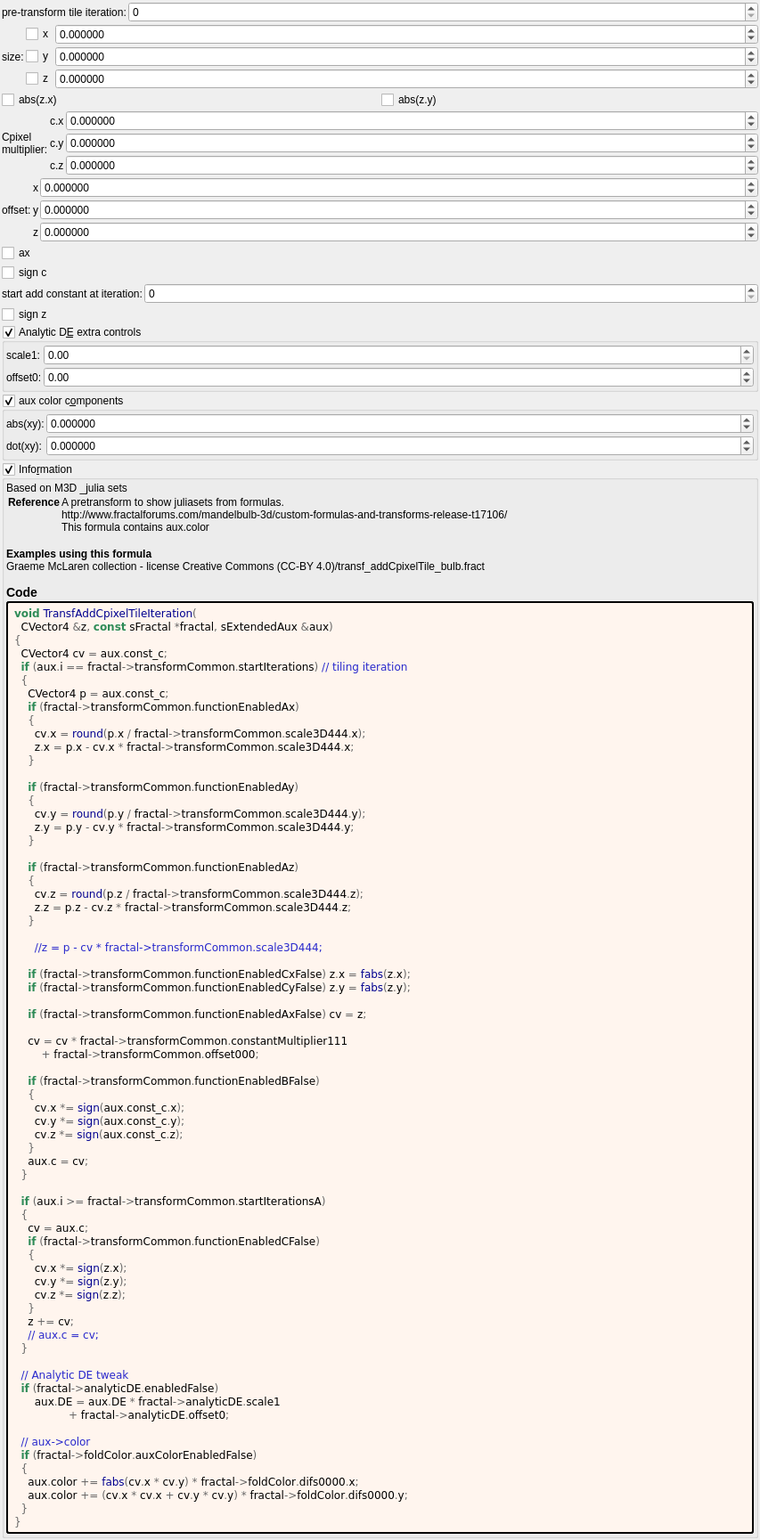
<?xml version="1.0" encoding="UTF-8"?>
<ui version="4.0">
 <class>transf_add_cpixel_tile</class>
 <widget class="QWidget" name="Form">
  <property name="geometry">
   <rect>
    <x>0</x>
    <y>0</y>
    <width>853</width>
    <height>1677</height>
   </rect>
  </property>
  <property name="windowTitle">
   <string notr="true">transf_add_cpixel_tile</string>
  </property>
  <layout class="QVBoxLayout" name="verticalLayout">
   <property name="spacing">
    <number>2</number>
   </property>
   <property name="leftMargin">
    <number>2</number>
   </property>
   <property name="topMargin">
    <number>2</number>
   </property>
   <property name="rightMargin">
    <number>2</number>
   </property>
   <property name="bottomMargin">
    <number>2</number>
   </property>
   <item>
    <layout class="QHBoxLayout" name="horizontalLayout_23" stretch="0,1">
     <item>
      <widget class="QLabel" name="label_72">
       <property name="text">
        <string>pre-transform tile iteration:</string>
       </property>
      </widget>
     </item>
     <item>
      <widget class="MySpinBox" name="spinboxInt_transf_start_iterations">
       <property name="sizePolicy">
        <sizepolicy hsizetype="Minimum" vsizetype="Maximum">
         <horstretch>0</horstretch>
         <verstretch>0</verstretch>
        </sizepolicy>
       </property>
       <property name="minimum">
        <number>0</number>
       </property>
       <property name="maximum">
        <number>999</number>
       </property>
       <property name="value">
        <number>0</number>
       </property>
      </widget>
     </item>
    </layout>
   </item>
   <item>
    <layout class="QGridLayout" name="gridLayout_17" columnstretch="0,0,1">
     <property name="spacing">
      <number>2</number>
     </property>
     <item row="0" column="0" rowspan="3">
      <widget class="QLabel" name="label_16">
       <property name="text">
        <string>size:</string>
       </property>
      </widget>
     </item>
     <item row="0" column="2">
      <widget class="MyDoubleSpinBox" name="spinbox3_transf_scale3D_444_x">
       <property name="sizePolicy">
        <sizepolicy hsizetype="Minimum" vsizetype="Maximum">
         <horstretch>0</horstretch>
         <verstretch>0</verstretch>
        </sizepolicy>
       </property>
       <property name="prefix">
        <string/>
       </property>
       <property name="suffix">
        <string/>
       </property>
       <property name="decimals">
        <number>6</number>
       </property>
       <property name="minimum">
        <double>-100.000000000000000</double>
       </property>
       <property name="maximum">
        <double>100.000000000000000</double>
       </property>
       <property name="singleStep">
        <double>0.100000000000000</double>
       </property>
      </widget>
     </item>
     <item row="2" column="1">
      <widget class="MyCheckBox" name="checkBox_transf_function_enabledAz">
       <property name="text">
        <string notr="true">z</string>
       </property>
      </widget>
     </item>
     <item row="0" column="1">
      <widget class="MyCheckBox" name="checkBox_transf_function_enabledAx">
       <property name="text">
        <string notr="true">x</string>
       </property>
      </widget>
     </item>
     <item row="1" column="2">
      <widget class="MyDoubleSpinBox" name="spinbox3_transf_scale3D_444_y">
       <property name="sizePolicy">
        <sizepolicy hsizetype="Minimum" vsizetype="Maximum">
         <horstretch>0</horstretch>
         <verstretch>0</verstretch>
        </sizepolicy>
       </property>
       <property name="prefix">
        <string/>
       </property>
       <property name="suffix">
        <string/>
       </property>
       <property name="decimals">
        <number>6</number>
       </property>
       <property name="minimum">
        <double>-100.000000000000000</double>
       </property>
       <property name="maximum">
        <double>100.000000000000000</double>
       </property>
       <property name="singleStep">
        <double>0.100000000000000</double>
       </property>
      </widget>
     </item>
     <item row="1" column="1">
      <widget class="MyCheckBox" name="checkBox_transf_function_enabledAy">
       <property name="text">
        <string notr="true">y</string>
       </property>
      </widget>
     </item>
     <item row="2" column="2">
      <widget class="MyDoubleSpinBox" name="spinbox3_transf_scale3D_444_z">
       <property name="sizePolicy">
        <sizepolicy hsizetype="Minimum" vsizetype="Maximum">
         <horstretch>0</horstretch>
         <verstretch>0</verstretch>
        </sizepolicy>
       </property>
       <property name="prefix">
        <string/>
       </property>
       <property name="suffix">
        <string/>
       </property>
       <property name="decimals">
        <number>6</number>
       </property>
       <property name="minimum">
        <double>-100.000000000000000</double>
       </property>
       <property name="maximum">
        <double>100.000000000000000</double>
       </property>
       <property name="singleStep">
        <double>0.100000000000000</double>
       </property>
      </widget>
     </item>
    </layout>
   </item>
   <item>
    <layout class="QHBoxLayout" name="horizontalLayout_22" stretch="0,0">
     <item>
      <widget class="MyCheckBox" name="checkBox_transf_function_enabledCx_false">
       <property name="text">
        <string notr="true">abs(z.x)</string>
       </property>
      </widget>
     </item>
     <item>
      <widget class="MyCheckBox" name="checkBox_transf_function_enabledCy_false">
       <property name="text">
        <string notr="true">abs(z.y)</string>
       </property>
      </widget>
     </item>
    </layout>
   </item>
   <item>
    <layout class="QGridLayout" name="gridLayout" columnstretch="0,0,1">
     <property name="spacing">
      <number>2</number>
     </property>
     <item row="1" column="2">
      <widget class="MyDoubleSpinBox" name="spinbox3_transf_constant_multiplier_111_y">
       <property name="sizePolicy">
        <sizepolicy hsizetype="Minimum" vsizetype="Maximum">
         <horstretch>0</horstretch>
         <verstretch>0</verstretch>
        </sizepolicy>
       </property>
       <property name="prefix">
        <string/>
       </property>
       <property name="suffix">
        <string/>
       </property>
       <property name="decimals">
        <number>6</number>
       </property>
       <property name="minimum">
        <double>-99.989999999999995</double>
       </property>
       <property name="maximum">
        <double>99.989999999999995</double>
       </property>
       <property name="singleStep">
        <double>0.100000000000000</double>
       </property>
      </widget>
     </item>
     <item row="0" column="1">
      <widget class="QLabel" name="label_109">
       <property name="text">
        <string notr="true">c.x</string>
       </property>
      </widget>
     </item>
     <item row="0" column="0" rowspan="3">
      <widget class="QLabel" name="label_108">
       <property name="text">
        <string>Cpixel
multiplier:</string>
       </property>
      </widget>
     </item>
     <item row="0" column="2">
      <widget class="MyDoubleSpinBox" name="spinbox3_transf_constant_multiplier_111_x">
       <property name="sizePolicy">
        <sizepolicy hsizetype="Minimum" vsizetype="Maximum">
         <horstretch>0</horstretch>
         <verstretch>0</verstretch>
        </sizepolicy>
       </property>
       <property name="prefix">
        <string/>
       </property>
       <property name="suffix">
        <string/>
       </property>
       <property name="decimals">
        <number>6</number>
       </property>
       <property name="minimum">
        <double>-99.989999999999995</double>
       </property>
       <property name="maximum">
        <double>99.989999999999995</double>
       </property>
       <property name="singleStep">
        <double>0.100000000000000</double>
       </property>
      </widget>
     </item>
     <item row="2" column="2">
      <widget class="MyDoubleSpinBox" name="spinbox3_transf_constant_multiplier_111_z">
       <property name="sizePolicy">
        <sizepolicy hsizetype="Minimum" vsizetype="Maximum">
         <horstretch>0</horstretch>
         <verstretch>0</verstretch>
        </sizepolicy>
       </property>
       <property name="prefix">
        <string/>
       </property>
       <property name="suffix">
        <string/>
       </property>
       <property name="decimals">
        <number>6</number>
       </property>
       <property name="minimum">
        <double>-99.989999999999995</double>
       </property>
       <property name="maximum">
        <double>99.989999999999995</double>
       </property>
       <property name="singleStep">
        <double>0.100000000000000</double>
       </property>
      </widget>
     </item>
     <item row="1" column="1">
      <widget class="QLabel" name="label_110">
       <property name="text">
        <string notr="true">c.y</string>
       </property>
      </widget>
     </item>
     <item row="2" column="1">
      <widget class="QLabel" name="label_111">
       <property name="text">
        <string notr="true">c.z</string>
       </property>
      </widget>
     </item>
    </layout>
   </item>
   <item>
    <layout class="QGridLayout" name="gridLayout_16" columnstretch="0,0,1">
     <property name="spacing">
      <number>2</number>
     </property>
     <item row="2" column="2">
      <widget class="MyDoubleSpinBox" name="spinbox3_transf_offset_000_z">
       <property name="sizePolicy">
        <sizepolicy hsizetype="Minimum" vsizetype="Maximum">
         <horstretch>0</horstretch>
         <verstretch>0</verstretch>
        </sizepolicy>
       </property>
       <property name="prefix">
        <string/>
       </property>
       <property name="suffix">
        <string/>
       </property>
       <property name="decimals">
        <number>6</number>
       </property>
       <property name="minimum">
        <double>-100.000000000000000</double>
       </property>
       <property name="maximum">
        <double>100.000000000000000</double>
       </property>
       <property name="singleStep">
        <double>0.100000000000000</double>
       </property>
      </widget>
     </item>
     <item row="1" column="1">
      <widget class="QLabel" name="label_116">
       <property name="sizePolicy">
        <sizepolicy hsizetype="Preferred" vsizetype="Preferred">
         <horstretch>0</horstretch>
         <verstretch>0</verstretch>
        </sizepolicy>
       </property>
       <property name="text">
        <string notr="true">y</string>
       </property>
       <property name="alignment">
        <set>Qt::AlignRight|Qt::AlignTrailing|Qt::AlignVCenter</set>
       </property>
      </widget>
     </item>
     <item row="0" column="0" rowspan="3">
      <widget class="QLabel" name="label_15">
       <property name="text">
        <string>offset:</string>
       </property>
      </widget>
     </item>
     <item row="0" column="1">
      <widget class="QLabel" name="label_115">
       <property name="sizePolicy">
        <sizepolicy hsizetype="Preferred" vsizetype="Preferred">
         <horstretch>0</horstretch>
         <verstretch>0</verstretch>
        </sizepolicy>
       </property>
       <property name="text">
        <string notr="true">x</string>
       </property>
       <property name="alignment">
        <set>Qt::AlignRight|Qt::AlignTrailing|Qt::AlignVCenter</set>
       </property>
      </widget>
     </item>
     <item row="0" column="2">
      <widget class="MyDoubleSpinBox" name="spinbox3_transf_offset_000_x">
       <property name="sizePolicy">
        <sizepolicy hsizetype="Minimum" vsizetype="Maximum">
         <horstretch>0</horstretch>
         <verstretch>0</verstretch>
        </sizepolicy>
       </property>
       <property name="prefix">
        <string/>
       </property>
       <property name="suffix">
        <string/>
       </property>
       <property name="decimals">
        <number>6</number>
       </property>
       <property name="minimum">
        <double>-100.000000000000000</double>
       </property>
       <property name="maximum">
        <double>100.000000000000000</double>
       </property>
       <property name="singleStep">
        <double>0.100000000000000</double>
       </property>
      </widget>
     </item>
     <item row="1" column="2">
      <widget class="MyDoubleSpinBox" name="spinbox3_transf_offset_000_y">
       <property name="sizePolicy">
        <sizepolicy hsizetype="Minimum" vsizetype="Maximum">
         <horstretch>0</horstretch>
         <verstretch>0</verstretch>
        </sizepolicy>
       </property>
       <property name="prefix">
        <string/>
       </property>
       <property name="suffix">
        <string/>
       </property>
       <property name="decimals">
        <number>6</number>
       </property>
       <property name="minimum">
        <double>-100.000000000000000</double>
       </property>
       <property name="maximum">
        <double>100.000000000000000</double>
       </property>
       <property name="singleStep">
        <double>0.100000000000000</double>
       </property>
      </widget>
     </item>
     <item row="2" column="1">
      <widget class="QLabel" name="label_117">
       <property name="sizePolicy">
        <sizepolicy hsizetype="Preferred" vsizetype="Preferred">
         <horstretch>0</horstretch>
         <verstretch>0</verstretch>
        </sizepolicy>
       </property>
       <property name="text">
        <string notr="true">z</string>
       </property>
       <property name="alignment">
        <set>Qt::AlignRight|Qt::AlignTrailing|Qt::AlignVCenter</set>
       </property>
      </widget>
     </item>
    </layout>
   </item>
   <item>
    <widget class="MyCheckBox" name="checkBox_transf_function_enabledAx_false">
     <property name="text">
      <string notr="true">ax</string>
     </property>
    </widget>
   </item>
   <item>
    <widget class="MyCheckBox" name="checkBox_transf_function_enabledB_false">
     <property name="text">
      <string>sign c</string>
     </property>
    </widget>
   </item>
   <item>
    <layout class="QGridLayout" name="gridLayout_23" columnstretch="0,1">
     <property name="spacing">
      <number>2</number>
     </property>
     <item row="2" column="1">
      <widget class="MySpinBox" name="spinboxInt_transf_start_iterations_A">
       <property name="sizePolicy">
        <sizepolicy hsizetype="Minimum" vsizetype="Maximum">
         <horstretch>0</horstretch>
         <verstretch>0</verstretch>
        </sizepolicy>
       </property>
       <property name="minimum">
        <number>0</number>
       </property>
       <property name="maximum">
        <number>999</number>
       </property>
       <property name="value">
        <number>0</number>
       </property>
      </widget>
     </item>
     <item row="2" column="0">
      <widget class="QLabel" name="label_74">
       <property name="text">
        <string>start add constant at iteration:</string>
       </property>
      </widget>
     </item>
    </layout>
   </item>
   <item>
    <widget class="MyCheckBox" name="checkBox_transf_function_enabledC_false">
     <property name="text">
      <string>sign z</string>
     </property>
    </widget>
   </item>
   <item>
    <widget class="MyGroupBox" name="groupCheck_analyticDE_enabled_false">
     <property name="title">
      <string>Analytic D&amp;E extra controls</string>
     </property>
     <property name="checkable">
      <bool>true</bool>
     </property>
     <layout class="QVBoxLayout" name="verticalLayout_13" stretch="0">
      <property name="spacing">
       <number>2</number>
      </property>
      <property name="leftMargin">
       <number>2</number>
      </property>
      <property name="topMargin">
       <number>2</number>
      </property>
      <property name="rightMargin">
       <number>2</number>
      </property>
      <property name="bottomMargin">
       <number>2</number>
      </property>
      <item>
       <layout class="QGridLayout" name="gridLayout_27" columnstretch="0,0,1">
        <property name="spacing">
         <number>2</number>
        </property>
        <item row="1" column="1">
         <widget class="QLabel" name="label_177">
          <property name="text">
           <string>offset0:</string>
          </property>
         </widget>
        </item>
        <item row="0" column="2">
         <widget class="MyDoubleSpinBox" name="spinbox_analyticDE_scale_1">
          <property name="sizePolicy">
           <sizepolicy hsizetype="Minimum" vsizetype="Maximum">
            <horstretch>0</horstretch>
            <verstretch>0</verstretch>
           </sizepolicy>
          </property>
          <property name="prefix">
           <string/>
          </property>
          <property name="suffix">
           <string/>
          </property>
          <property name="decimals">
           <number>2</number>
          </property>
          <property name="minimum">
           <double>0.000000000000000</double>
          </property>
          <property name="maximum">
           <double>99.989999999999995</double>
          </property>
          <property name="singleStep">
           <double>0.100000000000000</double>
          </property>
         </widget>
        </item>
        <item row="1" column="2">
         <widget class="MyDoubleSpinBox" name="spinbox_analyticDE_offset_0">
          <property name="sizePolicy">
           <sizepolicy hsizetype="Minimum" vsizetype="Maximum">
            <horstretch>0</horstretch>
            <verstretch>0</verstretch>
           </sizepolicy>
          </property>
          <property name="prefix">
           <string/>
          </property>
          <property name="suffix">
           <string/>
          </property>
          <property name="decimals">
           <number>2</number>
          </property>
          <property name="minimum">
           <double>-99.989999999999995</double>
          </property>
          <property name="maximum">
           <double>99.989999999999995</double>
          </property>
          <property name="singleStep">
           <double>0.100000000000000</double>
          </property>
         </widget>
        </item>
        <item row="0" column="1">
         <widget class="QLabel" name="label_182">
          <property name="text">
           <string>scale1:</string>
          </property>
         </widget>
        </item>
       </layout>
      </item>
     </layout>
    </widget>
   </item>
   <item>
    <widget class="MyGroupBox" name="groupCheck_fold_color_aux_color_enabled_false">
     <property name="title">
      <string>aux color c&amp;omponents</string>
     </property>
     <property name="checkable">
      <bool>true</bool>
     </property>
     <layout class="QVBoxLayout" name="verticalLayout_11">
      <property name="leftMargin">
       <number>2</number>
      </property>
      <property name="topMargin">
       <number>2</number>
      </property>
      <property name="rightMargin">
       <number>2</number>
      </property>
      <property name="bottomMargin">
       <number>2</number>
      </property>
      <item>
       <layout class="QGridLayout" name="gridLayout_21" columnstretch="0,1">
        <property name="spacing">
         <number>2</number>
        </property>
        <item row="1" column="0">
         <widget class="QLabel" name="label_53">
          <property name="text">
           <string>abs(xy):</string>
          </property>
         </widget>
        </item>
        <item row="2" column="1">
         <widget class="MyDoubleSpinBox" name="spinbox4_fold_color_difs_0000_y">
          <property name="sizePolicy">
           <sizepolicy hsizetype="Minimum" vsizetype="Maximum">
            <horstretch>0</horstretch>
            <verstretch>0</verstretch>
           </sizepolicy>
          </property>
          <property name="prefix">
           <string/>
          </property>
          <property name="suffix">
           <string/>
          </property>
          <property name="decimals">
           <number>6</number>
          </property>
          <property name="minimum">
           <double>-100.000000000000000</double>
          </property>
          <property name="maximum">
           <double>100.000000000000000</double>
          </property>
          <property name="singleStep">
           <double>0.100000000000000</double>
          </property>
         </widget>
        </item>
        <item row="2" column="0">
         <widget class="QLabel" name="label_55">
          <property name="text">
           <string>dot(xy):</string>
          </property>
         </widget>
        </item>
        <item row="1" column="1">
         <widget class="MyDoubleSpinBox" name="spinbox4_fold_color_difs_0000_x">
          <property name="sizePolicy">
           <sizepolicy hsizetype="Minimum" vsizetype="Maximum">
            <horstretch>0</horstretch>
            <verstretch>0</verstretch>
           </sizepolicy>
          </property>
          <property name="prefix">
           <string/>
          </property>
          <property name="suffix">
           <string/>
          </property>
          <property name="decimals">
           <number>6</number>
          </property>
          <property name="minimum">
           <double>-100.000000000000000</double>
          </property>
          <property name="maximum">
           <double>100.000000000000000</double>
          </property>
          <property name="singleStep">
           <double>0.100000000000000</double>
          </property>
         </widget>
        </item>
       </layout>
      </item>
     </layout>
    </widget>
   </item>
   <item>
    <widget class="MyGroupBox" name="groupCheck_info">
     <property name="title">
      <string>Info&amp;rmation</string>
     </property>
     <property name="flat">
      <bool>false</bool>
     </property>
     <property name="checkable">
      <bool>true</bool>
     </property>
     <layout class="QVBoxLayout" name="verticalLayout_2">
      <property name="spacing">
       <number>2</number>
      </property>
      <property name="leftMargin">
       <number>2</number>
      </property>
      <property name="topMargin">
       <number>2</number>
      </property>
      <property name="rightMargin">
       <number>2</number>
      </property>
      <property name="bottomMargin">
       <number>2</number>
      </property>
      <item>
       <widget class="QLabel" name="label_information_general">
        <property name="text">
         <string notr="true">&lt;p&gt;Based on M3D _julia sets&lt;/p&gt;&lt;table&gt;
&lt;tr&gt;&lt;th&gt;Reference&lt;/th&gt;&lt;td&gt;&lt;a href=&quot;A pretransform to show juliasets from formulas.&quot;&gt;A pretransform to show juliasets from formulas.&lt;/a&gt;&lt;br&gt;
http://www.fractalforums.com/mandelbulb-3d/custom-formulas-and-transforms-release-t17106/&lt;br&gt;
&lt;a href=&quot;This formula contains aux.color&quot;&gt;This formula contains aux.color&lt;/a&gt;&lt;br&gt;
&lt;/td&gt;&lt;/tr&gt;
&lt;/table&gt;
&lt;br&gt;&lt;b&gt;Examples using this formula&lt;/b&gt;&lt;br&gt;Graeme McLaren  collection - license Creative Commons  (CC-BY 4.0)/transf_addCpixelTile_bulb.fract&lt;h3&gt;Code&lt;/h3&gt;</string>
        </property>
        <property name="wordWrap">
         <bool>true</bool>
        </property>
        <property name="openExternalLinks">
         <bool>true</bool>
        </property>
        <property name="textInteractionFlags">
         <set>Qt::LinksAccessibleByMouse|Qt::TextSelectableByMouse</set>
        </property>
       </widget>
      </item>
      <item>
       <widget class="QLabel" name="label_code_content">
        <property name="styleSheet">
         <string notr="true">border-style: outset; border-width: 2px; border-radius: 3px; border-color: black; background-color: #fff5ee; padding: 4px;</string>
        </property>
        <property name="text">
         <string notr="true">&lt;body style=&quot;background-color:#fff5ee&quot;&gt;
&lt;pre style=&quot;color:#000000; background-color:#fff5ee;  font-family:&#039;Courier New&#039;,monospace;white-space: pre-wrap;&quot;&gt;&lt;span style=&quot;color:#2e8b57; font-weight:bold&quot;&gt;void&lt;/span&gt; &lt;span style=&quot;color:#00008f&quot;&gt;TransfAddCpixelTileIteration&lt;/span&gt;&lt;span style=&quot;color:#676767&quot;&gt;(&lt;/span&gt;
  CVector4 &lt;span style=&quot;color:#676767&quot;&gt;&amp;amp;&lt;/span&gt;z&lt;span style=&quot;color:#676767&quot;&gt;,&lt;/span&gt; &lt;span style=&quot;color:#2e8b57; font-weight:bold&quot;&gt;const&lt;/span&gt; sFractal &lt;span style=&quot;color:#676767&quot;&gt;*&lt;/span&gt;fractal&lt;span style=&quot;color:#676767&quot;&gt;,&lt;/span&gt; sExtendedAux &lt;span style=&quot;color:#676767&quot;&gt;&amp;amp;&lt;/span&gt;aux&lt;span style=&quot;color:#676767&quot;&gt;)&lt;/span&gt;
&lt;span style=&quot;color:#676767&quot;&gt;{&lt;/span&gt;
  CVector4 cv &lt;span style=&quot;color:#676767&quot;&gt;=&lt;/span&gt; aux&lt;span style=&quot;color:#676767&quot;&gt;.&lt;/span&gt;const_c&lt;span style=&quot;color:#676767&quot;&gt;;&lt;/span&gt;
  &lt;span style=&quot;color:#2e8b57; font-weight:bold&quot;&gt;if&lt;/span&gt; &lt;span style=&quot;color:#676767&quot;&gt;(&lt;/span&gt;aux&lt;span style=&quot;color:#676767&quot;&gt;.&lt;/span&gt;i &lt;span style=&quot;color:#676767&quot;&gt;==&lt;/span&gt; fractal&lt;span style=&quot;color:#676767&quot;&gt;-&amp;gt;&lt;/span&gt;transformCommon&lt;span style=&quot;color:#676767&quot;&gt;.&lt;/span&gt;startIterations&lt;span style=&quot;color:#676767&quot;&gt;)&lt;/span&gt; &lt;span style=&quot;color:#2929cc&quot;&gt;// tiling iteration&lt;/span&gt;
  &lt;span style=&quot;color:#676767&quot;&gt;{&lt;/span&gt;
    CVector4 p &lt;span style=&quot;color:#676767&quot;&gt;=&lt;/span&gt; aux&lt;span style=&quot;color:#676767&quot;&gt;.&lt;/span&gt;const_c&lt;span style=&quot;color:#676767&quot;&gt;;&lt;/span&gt;
    &lt;span style=&quot;color:#2e8b57; font-weight:bold&quot;&gt;if&lt;/span&gt; &lt;span style=&quot;color:#676767&quot;&gt;(&lt;/span&gt;fractal&lt;span style=&quot;color:#676767&quot;&gt;-&amp;gt;&lt;/span&gt;transformCommon&lt;span style=&quot;color:#676767&quot;&gt;.&lt;/span&gt;functionEnabledAx&lt;span style=&quot;color:#676767&quot;&gt;)&lt;/span&gt;
    &lt;span style=&quot;color:#676767&quot;&gt;{&lt;/span&gt;
      cv&lt;span style=&quot;color:#676767&quot;&gt;.&lt;/span&gt;x &lt;span style=&quot;color:#676767&quot;&gt;=&lt;/span&gt; &lt;span style=&quot;color:#00008f&quot;&gt;round&lt;/span&gt;&lt;span style=&quot;color:#676767&quot;&gt;(&lt;/span&gt;p&lt;span style=&quot;color:#676767&quot;&gt;.&lt;/span&gt;x &lt;span style=&quot;color:#676767&quot;&gt;/&lt;/span&gt; fractal&lt;span style=&quot;color:#676767&quot;&gt;-&amp;gt;&lt;/span&gt;transformCommon&lt;span style=&quot;color:#676767&quot;&gt;.&lt;/span&gt;scale3D444&lt;span style=&quot;color:#676767&quot;&gt;.&lt;/span&gt;x&lt;span style=&quot;color:#676767&quot;&gt;);&lt;/span&gt;
      z&lt;span style=&quot;color:#676767&quot;&gt;.&lt;/span&gt;x &lt;span style=&quot;color:#676767&quot;&gt;=&lt;/span&gt; p&lt;span style=&quot;color:#676767&quot;&gt;.&lt;/span&gt;x &lt;span style=&quot;color:#676767&quot;&gt;-&lt;/span&gt; cv&lt;span style=&quot;color:#676767&quot;&gt;.&lt;/span&gt;x &lt;span style=&quot;color:#676767&quot;&gt;*&lt;/span&gt; fractal&lt;span style=&quot;color:#676767&quot;&gt;-&amp;gt;&lt;/span&gt;transformCommon&lt;span style=&quot;color:#676767&quot;&gt;.&lt;/span&gt;scale3D444&lt;span style=&quot;color:#676767&quot;&gt;.&lt;/span&gt;x&lt;span style=&quot;color:#676767&quot;&gt;;&lt;/span&gt;
    &lt;span style=&quot;color:#676767&quot;&gt;}&lt;/span&gt;

    &lt;span style=&quot;color:#2e8b57; font-weight:bold&quot;&gt;if&lt;/span&gt; &lt;span style=&quot;color:#676767&quot;&gt;(&lt;/span&gt;fractal&lt;span style=&quot;color:#676767&quot;&gt;-&amp;gt;&lt;/span&gt;transformCommon&lt;span style=&quot;color:#676767&quot;&gt;.&lt;/span&gt;functionEnabledAy&lt;span style=&quot;color:#676767&quot;&gt;)&lt;/span&gt;
    &lt;span style=&quot;color:#676767&quot;&gt;{&lt;/span&gt;
      cv&lt;span style=&quot;color:#676767&quot;&gt;.&lt;/span&gt;y &lt;span style=&quot;color:#676767&quot;&gt;=&lt;/span&gt; &lt;span style=&quot;color:#00008f&quot;&gt;round&lt;/span&gt;&lt;span style=&quot;color:#676767&quot;&gt;(&lt;/span&gt;p&lt;span style=&quot;color:#676767&quot;&gt;.&lt;/span&gt;y &lt;span style=&quot;color:#676767&quot;&gt;/&lt;/span&gt; fractal&lt;span style=&quot;color:#676767&quot;&gt;-&amp;gt;&lt;/span&gt;transformCommon&lt;span style=&quot;color:#676767&quot;&gt;.&lt;/span&gt;scale3D444&lt;span style=&quot;color:#676767&quot;&gt;.&lt;/span&gt;y&lt;span style=&quot;color:#676767&quot;&gt;);&lt;/span&gt;
      z&lt;span style=&quot;color:#676767&quot;&gt;.&lt;/span&gt;y &lt;span style=&quot;color:#676767&quot;&gt;=&lt;/span&gt; p&lt;span style=&quot;color:#676767&quot;&gt;.&lt;/span&gt;y &lt;span style=&quot;color:#676767&quot;&gt;-&lt;/span&gt; cv&lt;span style=&quot;color:#676767&quot;&gt;.&lt;/span&gt;y &lt;span style=&quot;color:#676767&quot;&gt;*&lt;/span&gt; fractal&lt;span style=&quot;color:#676767&quot;&gt;-&amp;gt;&lt;/span&gt;transformCommon&lt;span style=&quot;color:#676767&quot;&gt;.&lt;/span&gt;scale3D444&lt;span style=&quot;color:#676767&quot;&gt;.&lt;/span&gt;y&lt;span style=&quot;color:#676767&quot;&gt;;&lt;/span&gt;
    &lt;span style=&quot;color:#676767&quot;&gt;}&lt;/span&gt;

    &lt;span style=&quot;color:#2e8b57; font-weight:bold&quot;&gt;if&lt;/span&gt; &lt;span style=&quot;color:#676767&quot;&gt;(&lt;/span&gt;fractal&lt;span style=&quot;color:#676767&quot;&gt;-&amp;gt;&lt;/span&gt;transformCommon&lt;span style=&quot;color:#676767&quot;&gt;.&lt;/span&gt;functionEnabledAz&lt;span style=&quot;color:#676767&quot;&gt;)&lt;/span&gt;
    &lt;span style=&quot;color:#676767&quot;&gt;{&lt;/span&gt;
      cv&lt;span style=&quot;color:#676767&quot;&gt;.&lt;/span&gt;z &lt;span style=&quot;color:#676767&quot;&gt;=&lt;/span&gt; &lt;span style=&quot;color:#00008f&quot;&gt;round&lt;/span&gt;&lt;span style=&quot;color:#676767&quot;&gt;(&lt;/span&gt;p&lt;span style=&quot;color:#676767&quot;&gt;.&lt;/span&gt;z &lt;span style=&quot;color:#676767&quot;&gt;/&lt;/span&gt; fractal&lt;span style=&quot;color:#676767&quot;&gt;-&amp;gt;&lt;/span&gt;transformCommon&lt;span style=&quot;color:#676767&quot;&gt;.&lt;/span&gt;scale3D444&lt;span style=&quot;color:#676767&quot;&gt;.&lt;/span&gt;z&lt;span style=&quot;color:#676767&quot;&gt;);&lt;/span&gt;
      z&lt;span style=&quot;color:#676767&quot;&gt;.&lt;/span&gt;z &lt;span style=&quot;color:#676767&quot;&gt;=&lt;/span&gt; p&lt;span style=&quot;color:#676767&quot;&gt;.&lt;/span&gt;z &lt;span style=&quot;color:#676767&quot;&gt;-&lt;/span&gt; cv&lt;span style=&quot;color:#676767&quot;&gt;.&lt;/span&gt;z &lt;span style=&quot;color:#676767&quot;&gt;*&lt;/span&gt; fractal&lt;span style=&quot;color:#676767&quot;&gt;-&amp;gt;&lt;/span&gt;transformCommon&lt;span style=&quot;color:#676767&quot;&gt;.&lt;/span&gt;scale3D444&lt;span style=&quot;color:#676767&quot;&gt;.&lt;/span&gt;z&lt;span style=&quot;color:#676767&quot;&gt;;&lt;/span&gt;
    &lt;span style=&quot;color:#676767&quot;&gt;}&lt;/span&gt;

      &lt;span style=&quot;color:#2929cc&quot;&gt;//z = p - cv * fractal-&amp;gt;transformCommon.scale3D444;&lt;/span&gt;

    &lt;span style=&quot;color:#2e8b57; font-weight:bold&quot;&gt;if&lt;/span&gt; &lt;span style=&quot;color:#676767&quot;&gt;(&lt;/span&gt;fractal&lt;span style=&quot;color:#676767&quot;&gt;-&amp;gt;&lt;/span&gt;transformCommon&lt;span style=&quot;color:#676767&quot;&gt;.&lt;/span&gt;functionEnabledCxFalse&lt;span style=&quot;color:#676767&quot;&gt;)&lt;/span&gt; z&lt;span style=&quot;color:#676767&quot;&gt;.&lt;/span&gt;x &lt;span style=&quot;color:#676767&quot;&gt;=&lt;/span&gt; &lt;span style=&quot;color:#00008f&quot;&gt;fabs&lt;/span&gt;&lt;span style=&quot;color:#676767&quot;&gt;(&lt;/span&gt;z&lt;span style=&quot;color:#676767&quot;&gt;.&lt;/span&gt;x&lt;span style=&quot;color:#676767&quot;&gt;);&lt;/span&gt;
    &lt;span style=&quot;color:#2e8b57; font-weight:bold&quot;&gt;if&lt;/span&gt; &lt;span style=&quot;color:#676767&quot;&gt;(&lt;/span&gt;fractal&lt;span style=&quot;color:#676767&quot;&gt;-&amp;gt;&lt;/span&gt;transformCommon&lt;span style=&quot;color:#676767&quot;&gt;.&lt;/span&gt;functionEnabledCyFalse&lt;span style=&quot;color:#676767&quot;&gt;)&lt;/span&gt; z&lt;span style=&quot;color:#676767&quot;&gt;.&lt;/span&gt;y &lt;span style=&quot;color:#676767&quot;&gt;=&lt;/span&gt; &lt;span style=&quot;color:#00008f&quot;&gt;fabs&lt;/span&gt;&lt;span style=&quot;color:#676767&quot;&gt;(&lt;/span&gt;z&lt;span style=&quot;color:#676767&quot;&gt;.&lt;/span&gt;y&lt;span style=&quot;color:#676767&quot;&gt;);&lt;/span&gt;

    &lt;span style=&quot;color:#2e8b57; font-weight:bold&quot;&gt;if&lt;/span&gt; &lt;span style=&quot;color:#676767&quot;&gt;(&lt;/span&gt;fractal&lt;span style=&quot;color:#676767&quot;&gt;-&amp;gt;&lt;/span&gt;transformCommon&lt;span style=&quot;color:#676767&quot;&gt;.&lt;/span&gt;functionEnabledAxFalse&lt;span style=&quot;color:#676767&quot;&gt;)&lt;/span&gt; cv &lt;span style=&quot;color:#676767&quot;&gt;=&lt;/span&gt; z&lt;span style=&quot;color:#676767&quot;&gt;;&lt;/span&gt;

    cv &lt;span style=&quot;color:#676767&quot;&gt;=&lt;/span&gt; cv &lt;span style=&quot;color:#676767&quot;&gt;*&lt;/span&gt; fractal&lt;span style=&quot;color:#676767&quot;&gt;-&amp;gt;&lt;/span&gt;transformCommon&lt;span style=&quot;color:#676767&quot;&gt;.&lt;/span&gt;constantMultiplier111
        &lt;span style=&quot;color:#676767&quot;&gt;+&lt;/span&gt; fractal&lt;span style=&quot;color:#676767&quot;&gt;-&amp;gt;&lt;/span&gt;transformCommon&lt;span style=&quot;color:#676767&quot;&gt;.&lt;/span&gt;offset000&lt;span style=&quot;color:#676767&quot;&gt;;&lt;/span&gt;

    &lt;span style=&quot;color:#2e8b57; font-weight:bold&quot;&gt;if&lt;/span&gt; &lt;span style=&quot;color:#676767&quot;&gt;(&lt;/span&gt;fractal&lt;span style=&quot;color:#676767&quot;&gt;-&amp;gt;&lt;/span&gt;transformCommon&lt;span style=&quot;color:#676767&quot;&gt;.&lt;/span&gt;functionEnabledBFalse&lt;span style=&quot;color:#676767&quot;&gt;)&lt;/span&gt;
    &lt;span style=&quot;color:#676767&quot;&gt;{&lt;/span&gt;
      cv&lt;span style=&quot;color:#676767&quot;&gt;.&lt;/span&gt;x &lt;span style=&quot;color:#676767&quot;&gt;*=&lt;/span&gt; &lt;span style=&quot;color:#00008f&quot;&gt;sign&lt;/span&gt;&lt;span style=&quot;color:#676767&quot;&gt;(&lt;/span&gt;aux&lt;span style=&quot;color:#676767&quot;&gt;.&lt;/span&gt;const_c&lt;span style=&quot;color:#676767&quot;&gt;.&lt;/span&gt;x&lt;span style=&quot;color:#676767&quot;&gt;);&lt;/span&gt;
      cv&lt;span style=&quot;color:#676767&quot;&gt;.&lt;/span&gt;y &lt;span style=&quot;color:#676767&quot;&gt;*=&lt;/span&gt; &lt;span style=&quot;color:#00008f&quot;&gt;sign&lt;/span&gt;&lt;span style=&quot;color:#676767&quot;&gt;(&lt;/span&gt;aux&lt;span style=&quot;color:#676767&quot;&gt;.&lt;/span&gt;const_c&lt;span style=&quot;color:#676767&quot;&gt;.&lt;/span&gt;y&lt;span style=&quot;color:#676767&quot;&gt;);&lt;/span&gt;
      cv&lt;span style=&quot;color:#676767&quot;&gt;.&lt;/span&gt;z &lt;span style=&quot;color:#676767&quot;&gt;*=&lt;/span&gt; &lt;span style=&quot;color:#00008f&quot;&gt;sign&lt;/span&gt;&lt;span style=&quot;color:#676767&quot;&gt;(&lt;/span&gt;aux&lt;span style=&quot;color:#676767&quot;&gt;.&lt;/span&gt;const_c&lt;span style=&quot;color:#676767&quot;&gt;.&lt;/span&gt;z&lt;span style=&quot;color:#676767&quot;&gt;);&lt;/span&gt;
    &lt;span style=&quot;color:#676767&quot;&gt;}&lt;/span&gt;
    aux&lt;span style=&quot;color:#676767&quot;&gt;.&lt;/span&gt;c &lt;span style=&quot;color:#676767&quot;&gt;=&lt;/span&gt; cv&lt;span style=&quot;color:#676767&quot;&gt;;&lt;/span&gt;
  &lt;span style=&quot;color:#676767&quot;&gt;}&lt;/span&gt;

  &lt;span style=&quot;color:#2e8b57; font-weight:bold&quot;&gt;if&lt;/span&gt; &lt;span style=&quot;color:#676767&quot;&gt;(&lt;/span&gt;aux&lt;span style=&quot;color:#676767&quot;&gt;.&lt;/span&gt;i &lt;span style=&quot;color:#676767&quot;&gt;&amp;gt;=&lt;/span&gt; fractal&lt;span style=&quot;color:#676767&quot;&gt;-&amp;gt;&lt;/span&gt;transformCommon&lt;span style=&quot;color:#676767&quot;&gt;.&lt;/span&gt;startIterationsA&lt;span style=&quot;color:#676767&quot;&gt;)&lt;/span&gt;
  &lt;span style=&quot;color:#676767&quot;&gt;{&lt;/span&gt;
    cv &lt;span style=&quot;color:#676767&quot;&gt;=&lt;/span&gt; aux&lt;span style=&quot;color:#676767&quot;&gt;.&lt;/span&gt;c&lt;span style=&quot;color:#676767&quot;&gt;;&lt;/span&gt;
    &lt;span style=&quot;color:#2e8b57; font-weight:bold&quot;&gt;if&lt;/span&gt; &lt;span style=&quot;color:#676767&quot;&gt;(&lt;/span&gt;fractal&lt;span style=&quot;color:#676767&quot;&gt;-&amp;gt;&lt;/span&gt;transformCommon&lt;span style=&quot;color:#676767&quot;&gt;.&lt;/span&gt;functionEnabledCFalse&lt;span style=&quot;color:#676767&quot;&gt;)&lt;/span&gt;
    &lt;span style=&quot;color:#676767&quot;&gt;{&lt;/span&gt;
      cv&lt;span style=&quot;color:#676767&quot;&gt;.&lt;/span&gt;x &lt;span style=&quot;color:#676767&quot;&gt;*=&lt;/span&gt; &lt;span style=&quot;color:#00008f&quot;&gt;sign&lt;/span&gt;&lt;span style=&quot;color:#676767&quot;&gt;(&lt;/span&gt;z&lt;span style=&quot;color:#676767&quot;&gt;.&lt;/span&gt;x&lt;span style=&quot;color:#676767&quot;&gt;);&lt;/span&gt;
      cv&lt;span style=&quot;color:#676767&quot;&gt;.&lt;/span&gt;y &lt;span style=&quot;color:#676767&quot;&gt;*=&lt;/span&gt; &lt;span style=&quot;color:#00008f&quot;&gt;sign&lt;/span&gt;&lt;span style=&quot;color:#676767&quot;&gt;(&lt;/span&gt;z&lt;span style=&quot;color:#676767&quot;&gt;.&lt;/span&gt;y&lt;span style=&quot;color:#676767&quot;&gt;);&lt;/span&gt;
      cv&lt;span style=&quot;color:#676767&quot;&gt;.&lt;/span&gt;z &lt;span style=&quot;color:#676767&quot;&gt;*=&lt;/span&gt; &lt;span style=&quot;color:#00008f&quot;&gt;sign&lt;/span&gt;&lt;span style=&quot;color:#676767&quot;&gt;(&lt;/span&gt;z&lt;span style=&quot;color:#676767&quot;&gt;.&lt;/span&gt;z&lt;span style=&quot;color:#676767&quot;&gt;);&lt;/span&gt;
    &lt;span style=&quot;color:#676767&quot;&gt;}&lt;/span&gt;
    z &lt;span style=&quot;color:#676767&quot;&gt;+=&lt;/span&gt; cv&lt;span style=&quot;color:#676767&quot;&gt;;&lt;/span&gt;
    &lt;span style=&quot;color:#2929cc&quot;&gt;// aux.c = cv;&lt;/span&gt;
  &lt;span style=&quot;color:#676767&quot;&gt;}&lt;/span&gt;

  &lt;span style=&quot;color:#2929cc&quot;&gt;// Analytic DE tweak&lt;/span&gt;
  &lt;span style=&quot;color:#2e8b57; font-weight:bold&quot;&gt;if&lt;/span&gt; &lt;span style=&quot;color:#676767&quot;&gt;(&lt;/span&gt;fractal&lt;span style=&quot;color:#676767&quot;&gt;-&amp;gt;&lt;/span&gt;analyticDE&lt;span style=&quot;color:#676767&quot;&gt;.&lt;/span&gt;enabledFalse&lt;span style=&quot;color:#676767&quot;&gt;)&lt;/span&gt;
      aux&lt;span style=&quot;color:#676767&quot;&gt;.&lt;/span&gt;DE &lt;span style=&quot;color:#676767&quot;&gt;=&lt;/span&gt; aux&lt;span style=&quot;color:#676767&quot;&gt;.&lt;/span&gt;DE &lt;span style=&quot;color:#676767&quot;&gt;*&lt;/span&gt; fractal&lt;span style=&quot;color:#676767&quot;&gt;-&amp;gt;&lt;/span&gt;analyticDE&lt;span style=&quot;color:#676767&quot;&gt;.&lt;/span&gt;scale1
                &lt;span style=&quot;color:#676767&quot;&gt;+&lt;/span&gt; fractal&lt;span style=&quot;color:#676767&quot;&gt;-&amp;gt;&lt;/span&gt;analyticDE&lt;span style=&quot;color:#676767&quot;&gt;.&lt;/span&gt;offset0&lt;span style=&quot;color:#676767&quot;&gt;;&lt;/span&gt;

  &lt;span style=&quot;color:#2929cc&quot;&gt;// aux-&amp;gt;color&lt;/span&gt;
  &lt;span style=&quot;color:#2e8b57; font-weight:bold&quot;&gt;if&lt;/span&gt; &lt;span style=&quot;color:#676767&quot;&gt;(&lt;/span&gt;fractal&lt;span style=&quot;color:#676767&quot;&gt;-&amp;gt;&lt;/span&gt;foldColor&lt;span style=&quot;color:#676767&quot;&gt;.&lt;/span&gt;auxColorEnabledFalse&lt;span style=&quot;color:#676767&quot;&gt;)&lt;/span&gt;
  &lt;span style=&quot;color:#676767&quot;&gt;{&lt;/span&gt;
    aux&lt;span style=&quot;color:#676767&quot;&gt;.&lt;/span&gt;color &lt;span style=&quot;color:#676767&quot;&gt;+=&lt;/span&gt; &lt;span style=&quot;color:#00008f&quot;&gt;fabs&lt;/span&gt;&lt;span style=&quot;color:#676767&quot;&gt;(&lt;/span&gt;cv&lt;span style=&quot;color:#676767&quot;&gt;.&lt;/span&gt;x &lt;span style=&quot;color:#676767&quot;&gt;*&lt;/span&gt; cv&lt;span style=&quot;color:#676767&quot;&gt;.&lt;/span&gt;y&lt;span style=&quot;color:#676767&quot;&gt;) *&lt;/span&gt; fractal&lt;span style=&quot;color:#676767&quot;&gt;-&amp;gt;&lt;/span&gt;foldColor&lt;span style=&quot;color:#676767&quot;&gt;.&lt;/span&gt;difs0000&lt;span style=&quot;color:#676767&quot;&gt;.&lt;/span&gt;x&lt;span style=&quot;color:#676767&quot;&gt;;&lt;/span&gt;
    aux&lt;span style=&quot;color:#676767&quot;&gt;.&lt;/span&gt;color &lt;span style=&quot;color:#676767&quot;&gt;+= (&lt;/span&gt;cv&lt;span style=&quot;color:#676767&quot;&gt;.&lt;/span&gt;x &lt;span style=&quot;color:#676767&quot;&gt;*&lt;/span&gt; cv&lt;span style=&quot;color:#676767&quot;&gt;.&lt;/span&gt;x &lt;span style=&quot;color:#676767&quot;&gt;+&lt;/span&gt; cv&lt;span style=&quot;color:#676767&quot;&gt;.&lt;/span&gt;y &lt;span style=&quot;color:#676767&quot;&gt;*&lt;/span&gt; cv&lt;span style=&quot;color:#676767&quot;&gt;.&lt;/span&gt;y&lt;span style=&quot;color:#676767&quot;&gt;) *&lt;/span&gt; fractal&lt;span style=&quot;color:#676767&quot;&gt;-&amp;gt;&lt;/span&gt;foldColor&lt;span style=&quot;color:#676767&quot;&gt;.&lt;/span&gt;difs0000&lt;span style=&quot;color:#676767&quot;&gt;.&lt;/span&gt;y&lt;span style=&quot;color:#676767&quot;&gt;;&lt;/span&gt;
  &lt;span style=&quot;color:#676767&quot;&gt;}&lt;/span&gt;
&lt;span style=&quot;color:#676767&quot;&gt;}&lt;/span&gt;
&lt;/pre&gt;
&lt;/body&gt;</string>
        </property>
        <property name="wordWrap">
         <bool>true</bool>
        </property>
        <property name="openExternalLinks">
         <bool>true</bool>
        </property>
        <property name="textInteractionFlags">
         <set>Qt::LinksAccessibleByMouse|Qt::TextSelectableByMouse</set>
        </property>
       </widget>
      </item>
     </layout>
    </widget>
   </item>
   <item>
    <spacer name="verticalSpacer">
     <property name="orientation">
      <enum>Qt::Vertical</enum>
     </property>
     <property name="sizeHint" stdset="0">
      <size>
       <width>20</width>
       <height>40</height>
      </size>
     </property>
    </spacer>
   </item>
  </layout>
 </widget>
 <customwidgets>
  <customwidget>
   <class>MyDoubleSpinBox</class>
   <extends>QDoubleSpinBox</extends>
   <header>my_double_spin_box.h</header>
  </customwidget>
  <customwidget>
   <class>MyGroupBox</class>
   <extends>QGroupBox</extends>
   <header>my_group_box.h</header>
   <container>1</container>
  </customwidget>
  <customwidget>
   <class>MySpinBox</class>
   <extends>QSpinBox</extends>
   <header>my_spin_box.h</header>
  </customwidget>
  <customwidget>
   <class>MyCheckBox</class>
   <extends>QCheckBox</extends>
   <header>my_check_box.h</header>
  </customwidget>
 </customwidgets>
 <tabstops>
  <tabstop>spinbox3_transf_offset_000_x</tabstop>
  <tabstop>spinbox3_transf_offset_000_y</tabstop>
  <tabstop>spinbox3_transf_offset_000_z</tabstop>
  <tabstop>groupCheck_info</tabstop>
 </tabstops>
 <resources/>
 <connections/>
</ui>
